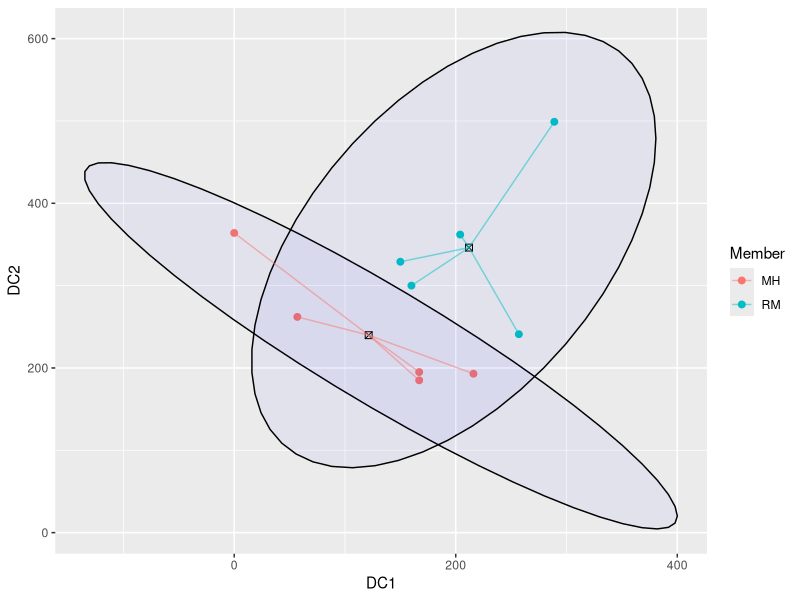
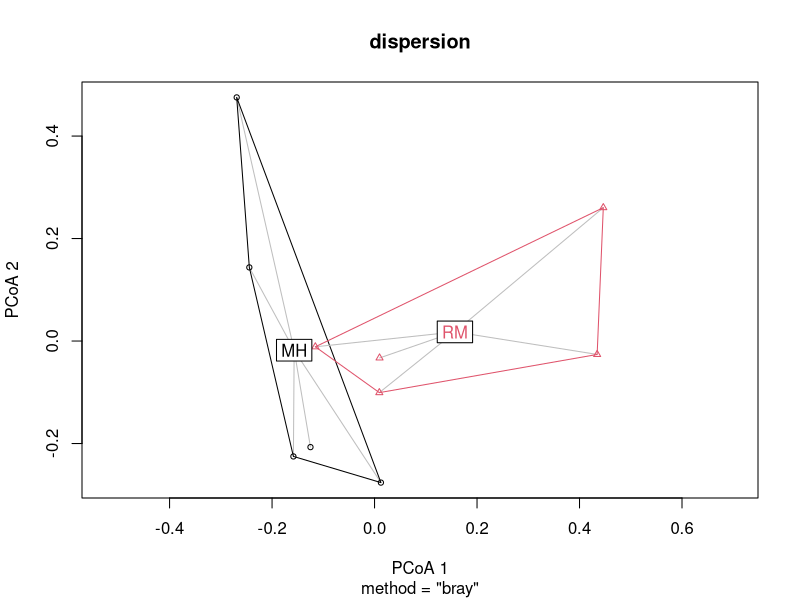

Reproduce these figures in R, in order. (Note: this script raises an error after producing the figures.)
## ---- chunk 1
library(tidyverse)
library(dplyr)
library(ggplot2)
library(vegan)
## ---- chunk 2
spONLY_raw<- read_csv("sp_trans.csv", col_names = TRUE)
spONLY_raw
## ---- chunk 3
spONLY_RMMH<- spONLY_raw[spONLY_raw$Member != "SM",]
spONLY_RMMH

#just numeric data
spONLY_RMMH_num<-spONLY_RMMH[,3:198] 
spONLY_RMMH_num
## ---- chunk 4
# Making a separate variable for thoroughness
RMMH_perm_data<- (spONLY_RMMH_num)
RMMH_perm_data

## ---- chunk 5
dcadata<- read_csv("sp_dca.csv", col_names = TRUE)
dcadata

dcadataRMMH<- dcadata[dcadata$Member != "SM",]
dcadataRMMH

#Extracting DCA scores
dca_scoresRMMH<- dcadataRMMH[,3:4]
dca_scoresRMMH

## ---- chunk 6
dcagroup_centroids_RMMH <- data.frame(
  Member = c("RM", "MH"),
  Centroid_X = c(mean(dca_scoresRMMH$`Axis 1`[dcadataRMMH$Member == "RM"]),
                 mean(dca_scoresRMMH$`Axis 1`[dcadataRMMH$Member == "MH"])),
  Centroid_Y = c(mean(dca_scoresRMMH$`Axis 2`[dcadataRMMH$Member == "RM"]),
                 mean(dca_scoresRMMH$`Axis 2`[dcadataRMMH$Member == "MH"]))
)


## ---- chunk 7
dcaplot_data_RMMH <-data.frame(
  Member = dcadataRMMH$Member,
  DC1 = dca_scoresRMMH$`Axis 1`,
  DC2 = dca_scoresRMMH$`Axis 2`,
  xend = c(rep(dcagroup_centroids_RMMH[1,2],5), rep(dcagroup_centroids_RMMH[2,2],5)),
  yend = c(rep(dcagroup_centroids_RMMH[1,3],5), rep(dcagroup_centroids_RMMH[2,3],5))
)

dcaplot_data_RMMH
## ---- chunk 8
ggplot(dcaplot_data_RMMH, aes(DC1,DC2))+
  geom_point(aes(color = Member), size = 2) +
  stat_ellipse(geom = "polygon", alpha = 0.04, aes(group = Member),
               color = "black", fill = "blue")+
  geom_point(data = dcagroup_centroids_RMMH, aes(x = Centroid_X, y = Centroid_Y),
             color = "black", size = 2, shape = 7)+
  geom_segment(data = dcaplot_data_RMMH, aes(x =DC1, y = DC2, 
                                        xend = xend, yend = yend, color = Member), alpha = 0.5)

## ---- chunk 9
perm_distRMMH<-vegdist(RMMH_perm_data, method = 'bray')
perm_distRMMH

## ---- chunk 10
#Create empty matrix
dist_mat_RMMH= matrix(0, nrow = 10, ncol = 10)

#Setting below diagonal to perm_dost values, and above the diagonal to empty
dist_mat_RMMH[lower.tri(dist_mat_RMMH)] <- perm_distRMMH
dist_mat_RMMH[upper.tri(dist_mat_RMMH)]<- ""
dist_mat_RMMH

#making it a df
perm_distRMMH_df<- as.data.frame(dist_mat_RMMH, row.names = NULL)
perm_distRMMH_df

#setting col and rownames so we can see what distance we are calculating
rownames(perm_distRMMH_df)<- spONLY_RMMH$`Sample ID`
colnames(perm_distRMMH_df)<- spONLY_RMMH$`Sample ID`

write_csv(perm_distRMMH_df, "sp_dist_RMMH.csv")
perm_distRMMH_df
## ---- chunk 11
#Assumptions- I don't think this applies to us, but keeping it in.
dispersion<-betadisper(perm_distRMMH, group=spONLY_RMMH$Member,type = "centroid")

plot(dispersion)

anova(dispersion)

## ---- chunk 12
Perma_result <- adonis2(perm_distRMMH~as.factor(dcaplot_data_RMMH$Member), data = perm_distRMMH,
                        permutations = 10000)
Perma_result

## ---- chunk 13
Perma_result1 <- adonis2(perm_distRMMH~as.factor(dcaplot_data_RMMH$Member), data = perm_distRMMH,
                         permutations = 10000)
Perma_result1

#Extracting perm results
permustats_results1<- permustats(Perma_result1)
#permustats_results1

#calculating mean and se
means_and_se1<- mean_se(permustats_results1$permutations, mult = 1)

## ---- chunk 14
Perma_result2 <- adonis2(perm_distRMMH~as.factor(dcaplot_data_RMMH$Member), data = perm_distRMMH,
                         permutations = 10000)
Perma_result2

#Extracting perm results
permustats_results2<- permustats(Perma_result2)
#permustats_results2

#calculating mean and se
means_and_se2<- mean_se(permustats_results2$permutations, mult = 1)

## ---- chunk 15
Perma_result3 <- adonis2(perm_distRMMH~as.factor(dcaplot_data_RMMH$Member), data = perm_distRMMH,
                         permutations = 10000)
Perma_result3

#Extracting perm results
permustats_results3<- permustats(Perma_result3)
#permustats_results3

#calculating mean and se
means_and_se3<- mean_se(permustats_results3$permutations, mult = 1)

## ---- chunk 16
Perma_result4 <- adonis2(perm_distRMMH~as.factor(dcaplot_data_RMMH$Member), data = perm_distRMMH,
                         permutations = 10000)
Perma_result4

#Extracting perm results
permustats_results4<- permustats(Perma_result4)
#permustats_results4

#calculating mean and se
means_and_se4<- mean_se(permustats_results4$permutations, mult = 1)

## ---- chunk 17
Perma_result5 <- adonis2(perm_distRMMH~as.factor(dcaplot_data_RMMH$Member), data = perm_distRMMH,
                         permutations = 10000)
Perma_result5

#Extracting perm results
permustats_results5<- permustats(Perma_result5)
#permustats_results5

#calculating mean and se
means_and_se5<- mean_se(permustats_results5$permutations, mult = 1)

## ---- chunk 18
Perma_result6 <- adonis2(perm_distRMMH~as.factor(dcaplot_data_RMMH$Member), data = perm_distRMMH,
                         permutations = 10000)
Perma_result6

#Extracting perm results
permustats_results6<- permustats(Perma_result6)
#permustats_results6

#calculating mean and se
means_and_se6<- mean_se(permustats_results6$permutations, mult = 1)

## ---- chunk 19
Perma_result7 <- adonis2(perm_distRMMH~as.factor(dcaplot_data_RMMH$Member), data = perm_distRMMH,
                         permutations = 10000)
Perma_result7

#Extracting perm results
permustats_results7<- permustats(Perma_result7)
#permustats_results7

#calculating mean and se
means_and_se7<- mean_se(permustats_results7$permutations, mult = 1)

## ---- chunk 20
Perma_result8 <- adonis2(perm_distRMMH~as.factor(dcaplot_data_RMMH$Member), data = perm_distRMMH,
                         permutations = 10000)
Perma_result8

#Extracting perm results
permustats_results8<- permustats(Perma_result8)
#permustats_results8

#calculating mean and se
means_and_se8<- mean_se(permustats_results8$permutations, mult = 1)

## ---- chunk 21
Perma_result9 <- adonis2(perm_distRMMH~as.factor(dcaplot_data_RMMH$Member), data = perm_distRMMH,
                         permutations = 10000)
Perma_result9

#Extracting perm results
permustats_results9<- permustats(Perma_result9)
#permustats_results9

#calculating mean and se
means_and_se9<- mean_se(permustats_results9$permutations, mult = 1)

## ---- chunk 22
Perma_result10 <- adonis2(perm_distRMMH~as.factor(dcaplot_data_RMMH$Member), data = perm_distRMMH,
                         permutations = 10000)
Perma_result10

#Extracting perm results
permustats_results10<- permustats(Perma_result10)
#permustats_results10

#calculating mean and se
means_and_se10<- mean_se(permustats_results10$permutations, mult = 1)
